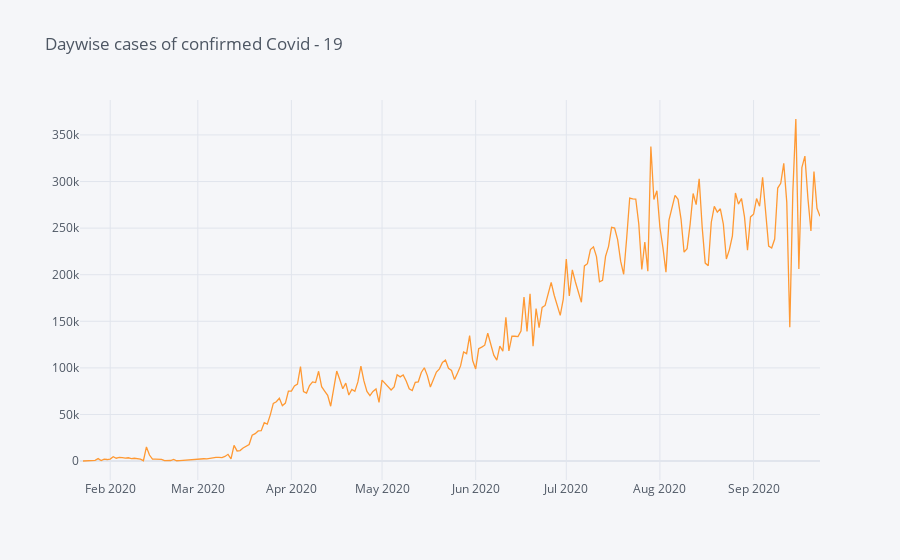

Notebook code cell kept with this figure:
### Code cell
configure_plotly_browser_state()
init_notebook_mode(connected=True)
covid19_datewise['Confirmed'].diff().iplot(title = 'Daywise cases of confirmed Covid - 19')

### Figure 1 — Plotly figure (JSON) as saved in the notebook; plotly's stock layout.template omitted (floating-point values rounded to 4 significant figures; data arrays with more than 128 entries replaced by an {"elided": "..."} marker saying what was removed)
{"data": [{"name": "Confirmed", "text": "", "mode": "lines", "y": {"elided": "246 mixed values"}, "x": {"elided": "246 str values"}, "line": {"color": "rgba(255, 153, 51, 1.0)", "dash": "solid", "shape": "linear", "width": 1.3}, "type": "scatter"}], "layout": {"title": {"text": "Daywise cases of confirmed Covid - 19", "font": {"color": "#4D5663"}}, "paper_bgcolor": "#F5F6F9", "plot_bgcolor": "#F5F6F9", "yaxis": {"tickfont": {"color": "#4D5663"}, "zerolinecolor": "#E1E5ED", "title": {"text": "", "font": {"color": "#4D5663"}}, "gridcolor": "#E1E5ED", "showgrid": true}, "xaxis": {"tickfont": {"color": "#4D5663"}, "zerolinecolor": "#E1E5ED", "title": {"text": "", "font": {"color": "#4D5663"}}, "gridcolor": "#E1E5ED", "showgrid": true}, "legend": {"bgcolor": "#F5F6F9", "font": {"color": "#4D5663"}}}}
